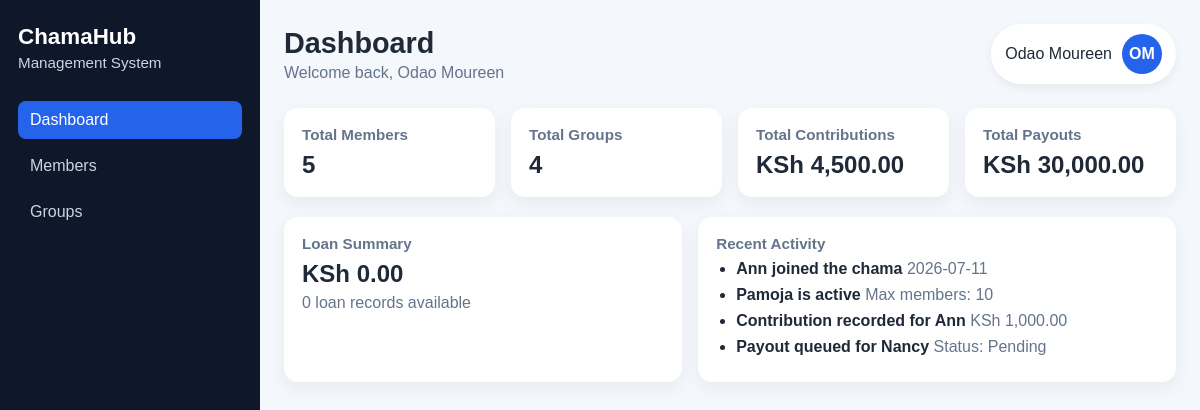
/dashboard, run on the app's committed database.
### app/models.py (models this page shows, shortened)
class User(db.Model):
    __tablename__ = "users"
    id = db.Column(db.Integer, primary_key=True)
    full_name = db.Column(db.String(100), nullable=False)
    email = db.Column(db.String(120), unique=True, nullable=False)
    phone = db.Column(db.String(20), nullable=False)
    password = db.Column(db.String(255), nullable=False)
    __table_args__ = {"sqlite_autoincrement": True}

class Member(db.Model):
    __tablename__ = "members"
    id = db.Column(db.Integer, primary_key=True)
    full_name = db.Column(db.String(100), nullable=False)
    email = db.Column(db.String(120), unique=True, nullable=False)
    phone = db.Column(db.String(20), nullable=False)
    group_name = db.Column(db.String(100), nullable=True)
    join_date = db.Column(db.String(20), nullable=True)
    status = db.Column(db.String(20), nullable=False, default="Active")

### app/routes.py (the view)
@main.route("/dashboard")
def dashboard():
    member_count = Member.query.count()
    group_count = Group.query.count()
    contribution_count = Contribution.query.count()
    payout_count = Payout.query.count()
    contribution_total = db.session.query(db.func.coalesce(db.func.sum(Contribution.amount), 0)).scalar() or 0
    payout_total = db.session.query(db.func.coalesce(db.func.sum(Payout.amount), 0)).scalar() or 0
    pending_payout_count = Payout.query.filter_by(status="Pending").count()
    loan_count = 0
    loan_total = 0.0
    current_user = User.query.order_by(User.id.asc()).first()
    profile_name = current_user.full_name if current_user else "Administrator"
    profile_initials = "".join(part[0].upper() for part in profile_name.split()[:2]) if profile_name else "AD"
    recent_activities = []
    latest_member = Member.query.order_by(Member.id.desc()).first()
    latest_group = Group.query.order_by(Group.id.desc()).first()
    latest_contribution = Contribution.query.order_by(Contribution.id.desc()).first()
    latest_payout = Payout.query.order_by(Payout.id.desc()).first()
    if latest_member:
        recent_activities.append({"title": f"{latest_member.full_name} joined the chama", "meta": latest_member.join_date or "Recently added"})
    if latest_group:
        recent_activities.append({"title": f"{latest_group.group_name} is active", "meta": f"Max members: {latest_group.max_members}"})
    if latest_contribution:
        recent_activities.append({"title": f"Contribution recorded for {latest_contribution.member_name}", "meta": f"KSh {latest_contribution.amount:,.2f}"})
    if latest_payout:
        recent_activities.append({"title": f"Payout queued for {latest_payout.beneficiary_name}", "meta": f"Status: {latest_payout.status}"})
    if not recent_activities:
        recent_activities.append({"title": "No activity yet", "meta": "Create members, groups, contributions, or payouts to see updates here."})
    return render_template(
        "dashboard.html",
        member_count=member_count,
        group_count=group_count,
        contribution_count=contribution_count,
        payout_count=payout_count,
        contribution_total=contribution_total,
        payout_total=payout_total,
        pending_payout_count=pending_payout_count,
        loan_count=loan_count,
        loan_total=loan_total,
        recent_activities=recent_activities,
        profile_name=profile_name,
        profile_initials=profile_initials,
    )

### app/templates/dashboard.html (shortened to what this page needs)
<!DOCTYPE html>
<html lang="en">
  <head>
    <link rel="stylesheet" href="{{ url_for('static', filename='css/dashboard.css') }}" />
  </head>
  <body>
    <div class="dashboard-layout">
      <aside class="sidebar">
        <div class="brand-block">
          <h2>ChamaHub</h2>
          <p>Management System</p>
        </div>
        <nav class="sidebar-nav">
          <a href="{{ url_for('main.dashboard') }}" class="active">Dashboard</a>
          <a href="{{ url_for('main.members') }}">Members</a>
          <a href="{{ url_for('main.groups') }}">Groups</a>
      </aside>
      <main class="main-content">
        <header class="topbar">
          <div>
            <h1>Dashboard</h1>
            <p>Welcome back, {{ profile_name }}</p>
          </div>
          <div class="topbar-user">
            <span>{{ profile_name }}</span>
            <div class="avatar">{{ profile_initials }}</div>
          </div>
        </header>
        <section class="summary-grid">
          <div class="card">
            <h3>Total Members</h3>
            <p class="value">{{ member_count }}</p>
          </div>
          <div class="card">
            <h3>Total Groups</h3>
            <p class="value">{{ group_count }}</p>
          </div>
          <div class="card">
            <h3>Total Contributions</h3>
            <p class="value">KSh {{ "{:,.2f}".format(contribution_total) }}</p>
          </div>
          <div class="card">
            <h3>Total Payouts</h3>
            <p class="value">KSh {{ "{:,.2f}".format(payout_total) }}</p>
          </div>
        </section>
        <section class="detail-grid">
          <div class="panel">
            <h3>Loan Summary</h3>
            <p class="value">KSh {{ "{:,.2f}".format(loan_total) }}</p>
            <p class="muted">{{ loan_count }} loan record{{ '' if loan_count == 1 else 's' }} available</p>
          </div>
          <div class="panel">
            <h3>Recent Activity</h3>
            <ul class="activity-list">
              {% for activity in recent_activities %}
              <li>
                <strong>{{ activity.title }}</strong>
                <span class="muted">{{ activity.meta }}</span>
              </li>
              {% endfor %}
            </ul>
          </div>
        </section>
      </main>
    </div>
  </body>
</html>

### app/static/css/dashboard.css (style rules this page uses)
:root { --bg: #f4f7fb; --sidebar: #0f172a; --sidebar-text: #cbd5e1; --sidebar-active: #2563eb; --card: #ffffff; --text: #1f2937; --muted: #64748b; --accent: #2563eb; }
* { box-sizing: border-box; margin: 0; padding: 0; }
body { font-family: Arial, Helvetica, sans-serif; background: var(--bg); color: var(--text); }
.dashboard-layout { display: flex; min-height: 100vh; }
.sidebar { width: 260px; background: var(--sidebar); color: white; padding: 24px 18px; }
.brand-block { margin-bottom: 30px; }
.brand-block h2 { font-size: 1.4rem; margin-bottom: 4px; }
.brand-block p { color: var(--sidebar-text); font-size: 0.95rem; }
.sidebar-nav { display: flex; flex-direction: column; gap: 8px; }
.sidebar-nav a { color: var(--sidebar-text); text-decoration: none; padding: 10px 12px; border-radius: 8px; transition: 0.2s ease; }
.sidebar-nav a:hover, .sidebar-nav a.active { background: var(--sidebar-active); color: white; }
.main-content { flex: 1; padding: 24px; }
.topbar { display: flex; justify-content: space-between; align-items: center; margin-bottom: 24px; }
.topbar h1 { font-size: 1.8rem; margin-bottom: 4px; }
.topbar p { color: var(--muted); }
.topbar-user { display: flex; align-items: center; gap: 10px; background: white; padding: 10px 14px; border-radius: 999px; box-shadow: 0 4px 10px rgba(15, 23, 42, 0.06); }
.avatar { width: 40px; height: 40px; border-radius: 50%; background: var(--accent); color: white; display: flex; align-items: center; justify-content: center; font-weight: bold; }
.summary-grid { display: grid; grid-template-columns: repeat(4, 1fr); gap: 16px; margin-bottom: 20px; }
.card, .panel { background: var(--card); border-radius: 14px; padding: 18px; box-shadow: 0 6px 18px rgba(15, 23, 42, 0.06); }
.card h3, .panel h3 { color: var(--muted); font-size: 0.95rem; margin-bottom: 8px; }
.value { font-size: 1.5rem; font-weight: bold; color: var(--text); }
.detail-grid { display: grid; grid-template-columns: 1fr 1.2fr; gap: 16px; }
.muted { color: var(--muted); margin-top: 6px; }
.activity-list { padding-left: 20px; color: var(--text); }
.activity-list li { margin-bottom: 8px; }

### data on the page
User: full_name "Odao Moureen"
Member: title "Ann joined the chama", meta "2026-07-11"

### other printed values
{{ profile_initials }} "OM"
{{ member_count }} "5"
{{ group_count }} "4"
{{ "{:,.2f}".format(contribution_total) }} "4,500.00"
{{ "{:,.2f}".format(payout_total) }} "30,000.00"
{{ "{:,.2f}".format(loan_total) }} "0.00"
{{ loan_count }} "0"
{{ '' if loan_count == 1 else 's' }} "s"
{{ activity.title }} "Pamoja is active" "Contribution recorded for Ann" "Payout queued for Nancy"
{{ activity.meta }} "Max members: 10" "KSh 1,000.00" "Status: Pending"
